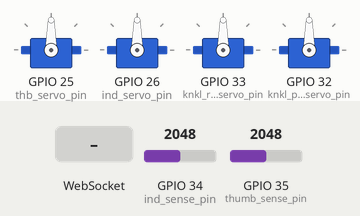
The sketch below on a simulated ESP32. Shown: 4 × servo. The inputs (shaded band) are chosen by the test bench; at power-on: GPIO 34 (ind_sense_pin) = 2048, GPIO 35 (thumb_sense_pin) = 2048. WiFi joins after 1.5 s; servers stay silent unless stated; what the sketch prints to the serial monitor is not drawn.

Above: at 2.7 s.
2.8 s: WebSocket text "1" received
At 3.7 s:
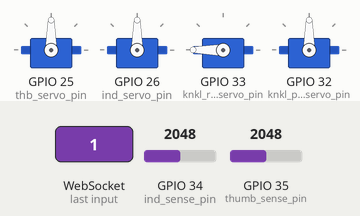
Timing chart, 0 to 5.8 s (numbered marks = the images above; inputs shaded):
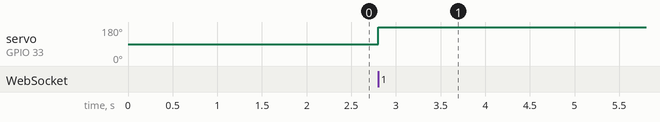

The sketch:

robot_gripper_release_sw.ino
```cpp
#include <WiFi.h> // ESP32 WiFi Library
#include <WebServer.h> // WebServer Library for ESP32
#include <ESP32Servo.h>
#include <WebSocketsClient.h> // WebSocket Client Library for WebSocket
#include <ArduinoJson.h> // Arduino JSON Library

const uint8_t ind_sense_pin = 34;
const uint8_t thumb_sense_pin = 35;

const uint8_t ind_servo_pin = 26;
const uint8_t thb_servo_pin = 25;
const uint8_t knkl_pitch_servo_pin=32;
const uint8_t knkl_roll_servo_pin=33;

const uint8_t ind_open_ang=0;
const uint8_t ind_close_ang=70;
const uint8_t thb_open_ang=85;
const uint8_t thb_close_ang=0;
const uint8_t knkl_roll_min = 0;
const uint8_t knkl_roll_max = 180;
const uint8_t knkl_pitch_min = 0;
const uint8_t knkl_pitch_mid = 90;
const uint8_t knkl_pitch_max = 180;

float y_ind_sense[3];
float y_thb_sense[3];

int x_ind_sense[3];
int x_thb_sense[3];

const uint16_t tf_thld=1000;
const uint16_t ff_thld=2500;

const uint8_t glove_open_cal=20;
const uint8_t glove_pinch_cal=120;
const int16_t glove_roll_cal_low=0;
const int16_t glove_roll_cal_high=-180;
const int16_t glove_pitch_cal_low=-90;
const int16_t glove_pitch_cal_high=90;

const float a1 = 1.0;
const float a2 = 2.0;
const float a3 = 1.0;
const float b1 = 4.841;
const float b2 = 1.789;
const float b3 = -0.948;

uint8_t _indang;
uint8_t _midang;
uint8_t _rngang;
uint8_t _lilang;
uint8_t _thbang;
uint16_t _roll;
uint16_t _pitch;
uint16_t _yaw;
uint8_t ff_status;
uint8_t tf_status;

int interval = 20; // virtual delay
unsigned long previousMillis = 0; // Tracks the time since last event fired


// Wifi Credentials
const char* ssid = "NATURE"; // Wifi SSID
const char* password = "sut3omki"; //Wi-FI Password
WebSocketsClient webSocket; // websocket client class instance
StaticJsonDocument<200> doc; // Allocate a static JSON document

Servo thbservo;
Servo indservo;
Servo knklrollservo;
Servo knklpitchservo;

/*************************Pressure Sensors**************************/

void push_y(float *stack,float value)
{
  int i=2;
  for (i=2;i>0;i--)
    stack[i]=stack[i-1];
  stack[0]=value;
}
void filtered_values(float *y,int *x)
{
  float y_out;
  y_out = (a1*x[0]+a2*x[1]+a3*x[2]+b2*y[1]+b3*y[2])/b1;
  push_y(y,y_out);
}

void push_x(int *stack,int value)
{
  int i=2;
  for (i=2;i>0;i--)
    stack[i]=stack[i-1];
  stack[0]=value;
}

void update_fing_values()
{
  int raw_ind;
  int raw_thb;

  raw_ind = analogRead(ind_sense_pin);
  raw_thb = analogRead(thumb_sense_pin);

  push_x(x_ind_sense,raw_ind);
  push_x(x_thb_sense,raw_thb);

  filtered_values(y_ind_sense,x_ind_sense);
  filtered_values(y_thb_sense,x_thb_sense);
}
/*******************************************************************/

/************************servo drive*********************************/
void setup_servo()
{
  ESP32PWM::allocateTimer(0);
  ESP32PWM::allocateTimer(1);
  ESP32PWM::allocateTimer(2);
  ESP32PWM::allocateTimer(3);
  thbservo.setPeriodHertz(50);
  indservo.setPeriodHertz(50);
  knklrollservo.setPeriodHertz(50);
  knklpitchservo.setPeriodHertz(50);
}

void servo_attach()
{
  thbservo.attach(thb_servo_pin, 400, 2200);
  indservo.attach(ind_servo_pin, 500, 2200);
  knklrollservo.attach(knkl_roll_servo_pin, 900, 2400);
  knklpitchservo.attach(knkl_pitch_servo_pin, 700, 2400);
}
/********************************************************************/

void webSocketEvent(WStype_t type, uint8_t * payload, size_t length) {
  if (type == WStype_TEXT)
  {
    // deserialize incoming Json String
    DeserializationError error = deserializeJson(doc, payload);
    if (error)
    { // Print erro msg if incomig String is not JSON formated
      Serial.print(F("deserializeJson() failed: "));
      Serial.println(error.c_str());
      return;
    }
    _indang =(uint8_t) doc["indang"];
    _midang=_indang;
//    _midang =(uint8_t) doc["midang"];
//    _rngang =(uint8_t) doc["rngang"];
//    _lilang =(uint8_t) doc["lilang"];
    _thbang =(uint8_t) doc["thbang"];
    _indang=map((_indang+_thbang),15,90,0,80);
    _thbang=map((_midang+_thbang),15,90,85,0);
    //_midang=map(_thbang+_indang,glove_open_cal,glove_pinch_cal,90,0);
    //_indang=map(_midang,0,90,ind_close_ang,ind_open_ang);
    //_thbang=map(midang,0,90,thb_close_ang,thb_open_ang);
    _roll =(int16_t) doc["roll"]+180;//,glove_roll_cal_low,glove_roll_cal_high,knkl_roll_min,knkl_roll_max);
    _pitch =(int16_t) doc["pitch"]+90;//,glove_pitch_cal_low,glove_pitch_cal_high,knkl_pitch_min,knkl_pitch_max);
    if(_indang<81 && _indang>=0)
    thbservo.write(_thbang);
    if(_thbang<86 && _thbang>=0)
    indservo.write(_indang);
    if(_roll<181 && _roll>=0)
    knklrollservo.write(_roll);
    if(_pitch<181 && _pitch>=0)
    knklpitchservo.write(_pitch);
   // _yaw =(int16_t) doc["yaw"];
    ff_status =(uint8_t) doc["ff"];
    tf_status = (uint8_t) doc["tf"];
  }
}

void setup() {
  // Connect to local WiFi
  WiFi.begin(ssid, password);
  setup_servo();
  servo_attach();
  Serial.begin(115200);
  while (WiFi.status() != WL_CONNECTED) {
    Serial.print(".");
    delay(500);
  }
  Serial.println();
  Serial.print("IP Address: ");
  Serial.println(WiFi.localIP()); // Print local IP address
  //address, port, and URL path
  webSocket.begin("192.168.0.153", 81, "/");// server IP
  // WebSocket event handler
  webSocket.onEvent(webSocketEvent);
  // if connection failed retry every 5s
  webSocket.setReconnectInterval(5000);
}

void loop()
{
  webSocket.loop(); // Keep the socket alive
  unsigned long currentMillis = millis(); // call millis  and Get snapshot of time
  if ((unsigned long)(currentMillis - previousMillis) >= interval)
  { // How much time has passed, accounting for rollover with subtraction!
    update_fing_values();
//    if(y_ind_sense[0]>tf_thld && y_ind_sense[0]<ff_thld)
//      webSocket.sendTXT('1');
    if(y_thb_sense[0]<ff_thld && tf_status==1)
     { webSocket.sendTXT('0');
     Serial.println("off");
     }
    if(y_thb_sense[0]>ff_thld && tf_status==0)
    {
      webSocket.sendTXT('3');
      Serial.println(tf_status);
    }
    previousMillis = currentMillis;   // Use the snapshot to set track time until next event
  }
}
```

Measured:
- after the input at 2.8 s, servo on GPIO 33 (knkl_roll_servo_pin): 90° → 180° at once
